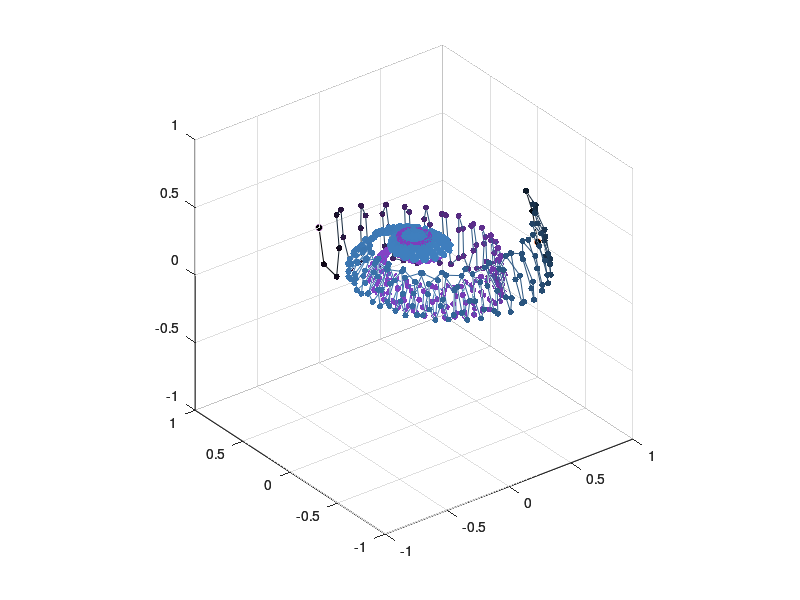

Write the MATLAB code that produced this figure. (Note: this script raises an error after producing the figure.)
lambda=.01;
delta = pi/12;
N=3000;
v0 = [1 0 0]';
w0 = [0 1 0]';
theta = pi/2;
omega = 1.1;
p=.4;
marr=8;

phi = 0;
v = zeros(3,N+1);
v(:,1)=v0;
w = zeros(3,N+1);
w(:,1)=w0;

for j=1:N
    u = [sin(theta)*cos(phi), sin(theta)*sin(phi),cos(theta)]';
    phi = phi + omega;
    v(:,j+1) = lambda * u + (1-lambda)*dot(u,v(:,j))*u... 
        +sqrt(1-lambda)*(cos(delta)*(v(:,j)- dot(u,v(:,j))*u)...
            + sin(delta)*cross(v(:,j),u));
end
phi=0;
for j=1:N
    u = [sin(theta)*cos(phi), sin(theta)*sin(phi),cos(theta)]';
    phi = phi + omega;
    w(:,j+1) = lambda * u + (1-lambda)*dot(u,w(:,j))*u... 
        +sqrt(1-lambda)*(cos(delta)*(w(:,j)- dot(u,w(:,j))*u)...
            + sin(delta)*cross(w(:,j),u));
end

figure;
[x y z] = sphere;
ax1 = axes;
h = surfl(ax1,x,y,z);
set(h,'EdgeAlpha',0.1,'FaceAlpha',.1);
colormap(ax1,summer);
axis equal;
ax2 = axes;
norm = vecnorm(v,2,1);
%colors = 0.75*[(1-norm(:)).^p (1-norm(:)).^p (1-norm(:)).^p];
%colors = [0.75+0.25*norm(:).^p.*(1-norm(:)).^p  0.75*(1-norm(:)).^p 0.75*(1-norm(:)).^p];
colors = [0.3*(1-norm(:)).^p 0.6*(1-norm(:)).^p 0.9*(1-norm(:)).^p];
%colors = [0.1+0.9*norm(:).^p.*(1-norm(:)).^p  0.1 + 0.9*norm(:).^p.*(1-norm(:)).^p (1-norm(:)).^p];
%colors = [zeros(size(norm(:))) (1-norm(:)).^p  0.5 + 0.5*norm(:).^p];
%colors = [zeros(size(norm(:))) norm(:).^p 0.5 + 0.5*(1-norm(:)).^p ];
%colors = [(norm(:)).^p 0*(1-(norm(:)).^p) (1-(norm(:)).^p)];
scatter3(ax2,v(1,:),v(2,:),v(3,:),20,colors,'filled');
hold on;
scatter3(ax2,v(1,1),v(2,1),v(3,1),20,'r+');
patch(ax2,[v(1,:) nan] ,[v(2,:) nan],[v(3,:) nan],1:(N+2),'EdgeColor','interp','FaceColor','none');
colormap(ax2,colors);

norm = vecnorm(w,2,1);
colors = [0.6*(1-norm(:)).^p 0.3*(1-norm(:)).^p 0.9*(1-norm(:)).^p];
scatter3(ax2,w(1,:),w(2,:),w(3,:),20,colors,'filled');
hold on;
scatter3(ax2,w(1,1),w(2,1),w(3,1),20,'r+');
patch(ax2,[w(1,:) nan] ,[w(2,:) nan],[w(3,:) nan],1:(N+2),'EdgeColor','interp','FaceColor','none');

axis equal;
hLink = linkprop([ax1,ax2],{'XLim','YLim','ZLim','CameraUpVector','CameraPosition','CameraTarget'});
ax1.Visible = 'off';
ax2.Visible = 'off';